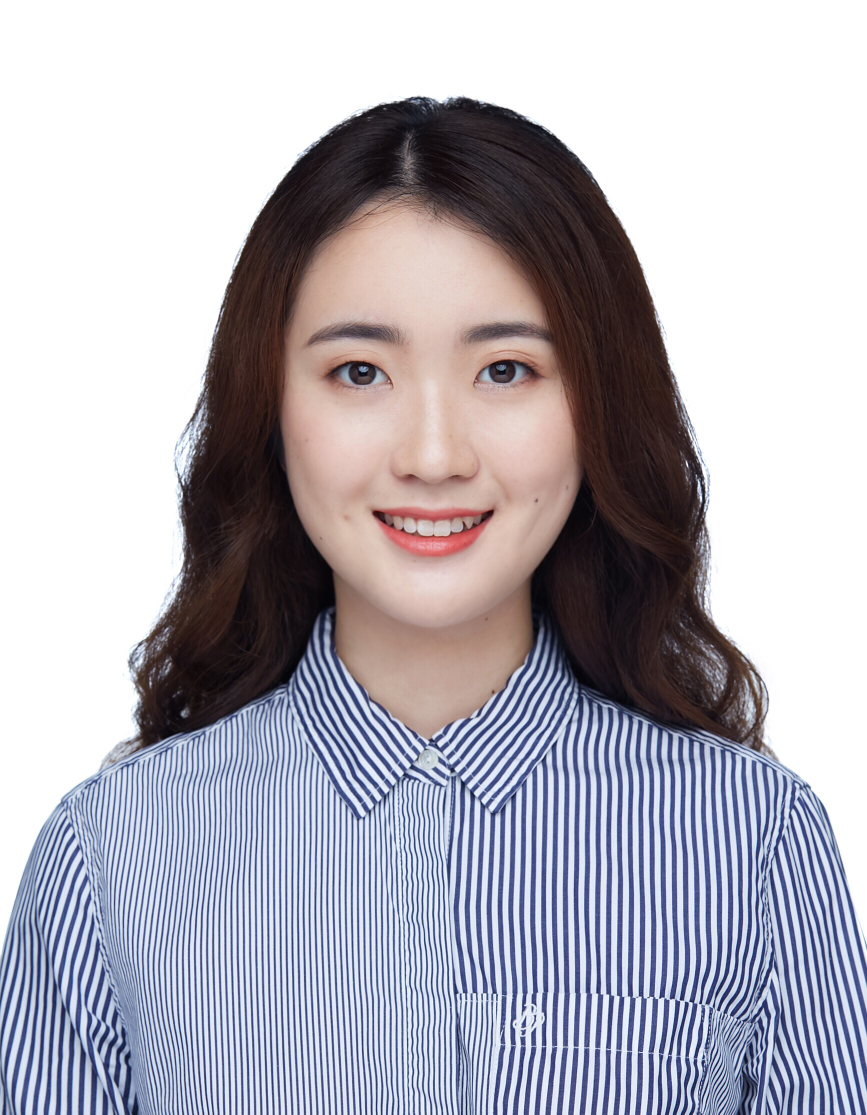
#> input picture meiyan/san.jpg, 1734 x 2229 px (shown at 1/2 size)
$ python shoulian.py
#> lines starting #> are read from the running program, lines starting #| are printed output that depends on the picture; after the words box and inside, x2 and y2 are one past the last pixel; in counts of white or black regions, pixels touching at a corner belong together
# coding=utf-8

# 瘦脸算法的原理:
    # shader(纹理) 对像素位置进行偏移来实现对脸部区域的放大缩小：根据特定的坐标映射关系,对应原始和变换后的坐标.
    # 根据目的坐标, 算法原始坐标. 使用插值等手法, 或者原始坐标处的像素值, 然后赋值给目的坐标.


# https://blog.csdn.net/qq_14845119/article/details/121500720

import cv2
import math
import numpy as np
import imageio

def localTranslationWarpFastWithStrength(srcImg, startX, startY, endX, endY, radius, strength):
    ddradius = float(radius * radius)
    copyImg = np.zeros(srcImg.shape, np.uint8)
    copyImg = srcImg.copy()

    maskImg = np.zeros(srcImg.shape[:2], np.uint8)
    cv2.circle(maskImg, (startX, startY), math.ceil(radius), (255, 255, 255), -1)

    K0 = 100/strength

    # 计算公式中的|m-c|^2
    ddmc_x = (endX - startX) * (endX - startX)
    ddmc_y = (endY - startY) * (endY - startY)
    H, W, _ = srcImg.shape

    mapX = np.vstack([np.arange(W).astype(np.float32).reshape(1, -1)] * H)
    mapY = np.hstack([np.arange(H).astype(np.float32).reshape(-1, 1)] * W)

    distance_x = (mapX - startX) * (mapX - startX)
    distance_y = (mapY - startY) * (mapY - startY)
    distance = distance_x + distance_y
    K1 = np.sqrt(distance)
    ratio_x = (ddradius - distance_x) / (ddradius - distance_x + K0 * ddmc_x)
    ratio_y = (ddradius - distance_y) / (ddradius - distance_y + K0 * ddmc_y)
    ratio_x = ratio_x * ratio_x
    ratio_y = ratio_y * ratio_y

    UX = mapX - ratio_x * (endX - startX) * (1 - K1/radius)
    UY = mapY - ratio_y * (endY - startY) * (1 - K1/radius)

    np.copyto(UX, mapX, where=maskImg == 0)
    np.copyto(UY, mapY, where=maskImg == 0)
    UX = UX.astype(np.float32)
    UY = UY.astype(np.float32)
    # cv2.remap()重映射: 把一幅图像内的像素点放置到另外一幅图像内的指定位置
    copyImg = cv2.remap(srcImg, UX, UY, interpolation=cv2.INTER_LINEAR)

    return copyImg


image = cv2.imread("./san.jpg")
#> image is the input picture: shape (2229, 1734, 3); mean B, G, R 185.4, 176.1, 178.4
image = image[:, :, ::-1]  # BGR2RGB
processed_image = image.copy()
# [4 lines of commented-out code are left out]
startX_left, startY_left, endX_left, endY_left = 669, 963, 865, 833
startX_right, startY_right, endX_right, endY_right = 1075, 955, 865, 833

# 想要瘦脸得明显, 这俩参数放大即可.
radius = 50
strength = 100

# 瘦左边脸
processed_image = localTranslationWarpFastWithStrength(processed_image, startX_left, startY_left, endX_left, endY_left, radius, strength)
#> in localTranslationWarpFastWithStrength, `cv2.circle(maskImg, (startX, startY), math.ceil(radius), (255, 255, 25..`:
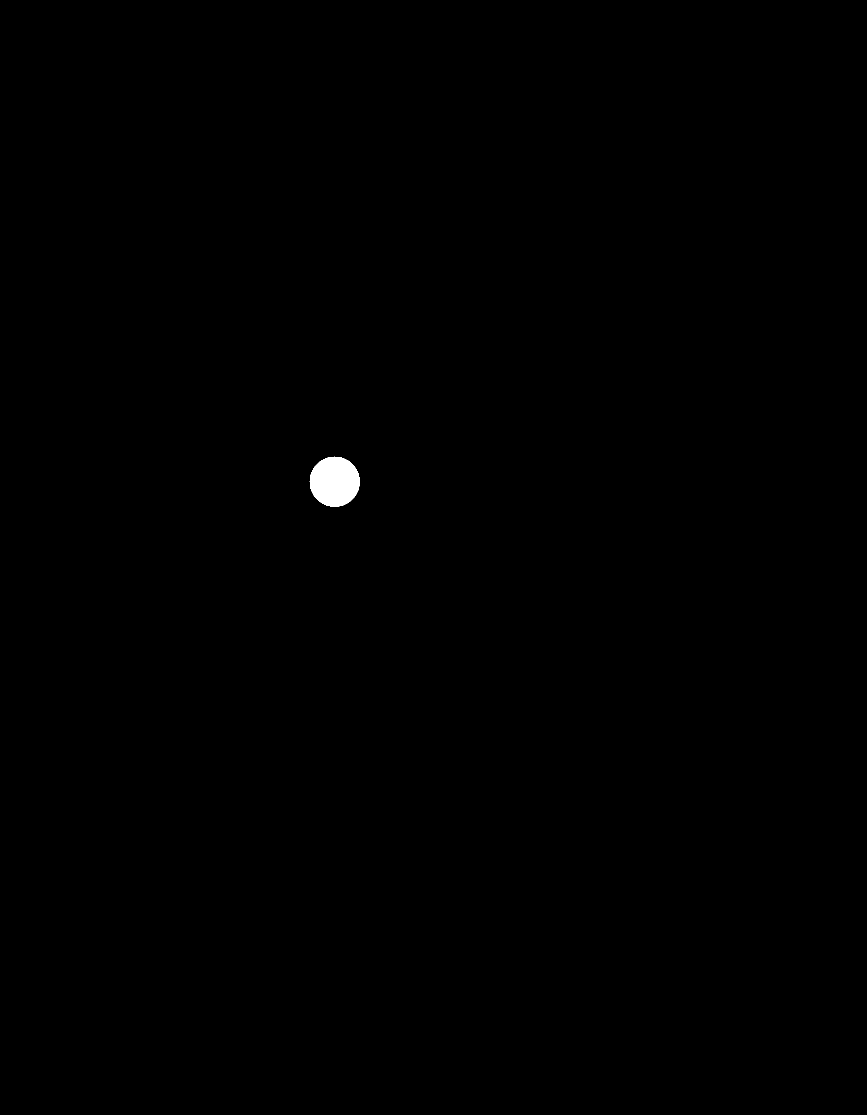
#> maskImg: shape (2229, 1734) (shown at 1/2 size); 0.2% white; 1 white region, box (x1, y1, x2, y2) and area: (619, 913, 720, 1014) 7845
#> in localTranslationWarpFastWithStrength, `np.copyto(UX, mapX, where=maskImg == 0)`:
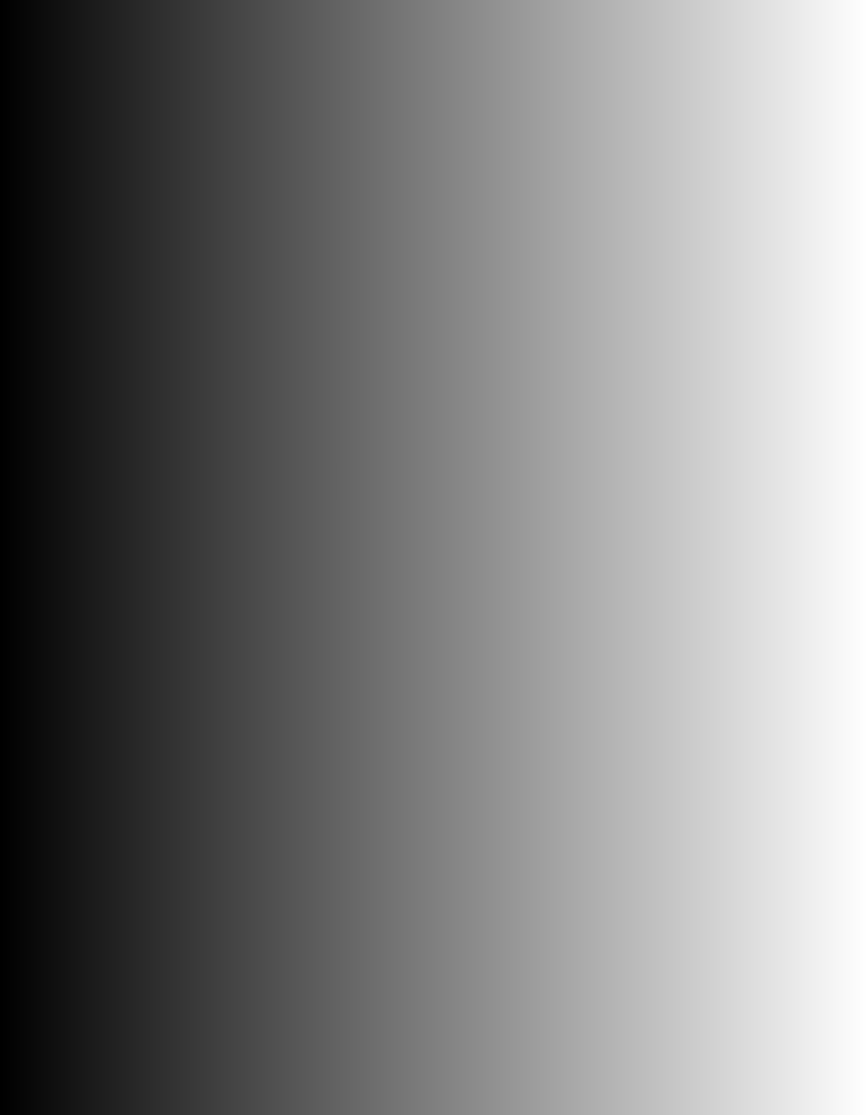
#> UX: shape (2229, 1734) float32 (shown at 1/2 size); min 0, max 1733, mean 866.5; drawn with min black and max white
#> in localTranslationWarpFastWithStrength, `np.copyto(UY, mapY, where=maskImg == 0)`:
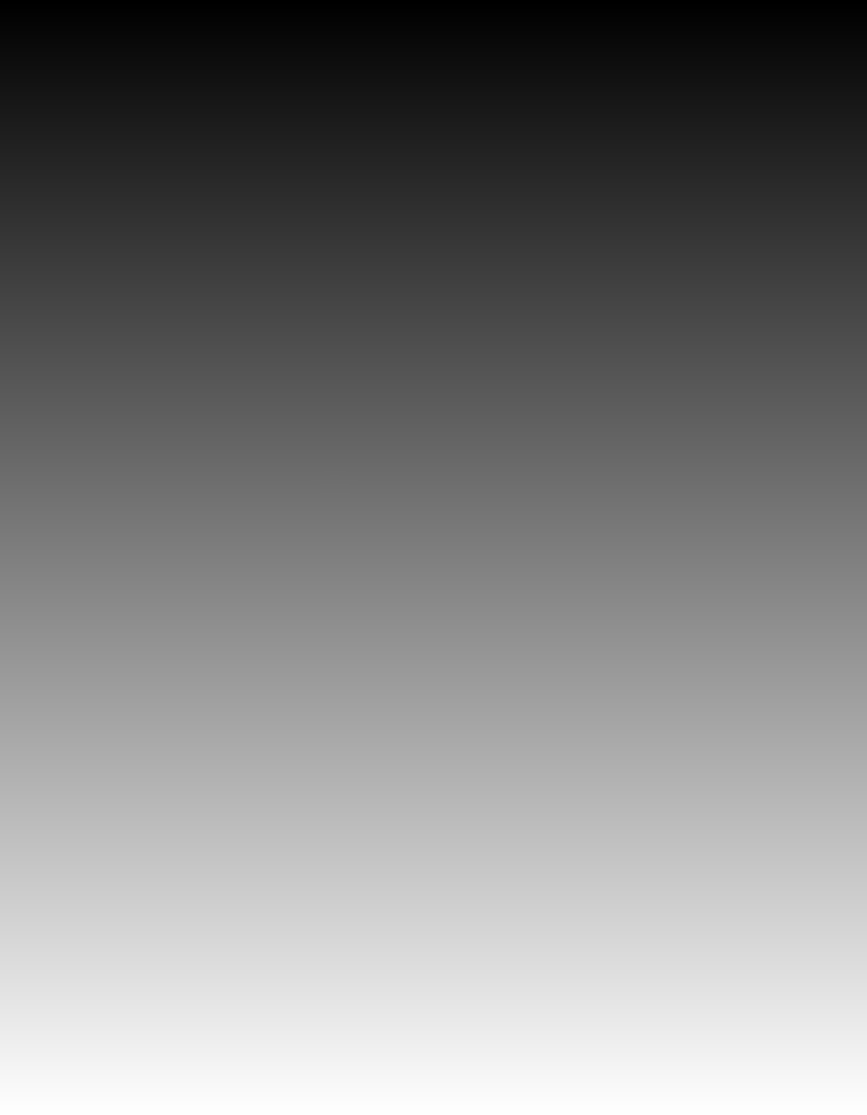
#> UY: shape (2229, 1734) float32 (shown at 1/2 size); min 0, max 2228, mean 1114; drawn with min black and max white
# 瘦右边脸
processed_image = localTranslationWarpFastWithStrength(processed_image, startX_right, startY_right, endX_right, endY_right, radius, strength)
#> call 2 of localTranslationWarpFastWithStrength, with startX = 1075, startY = 955, endX = 865, endY = 833, radius = 50, strength = 100
#> in localTranslationWarpFastWithStrength (call 2), `cv2.circle(maskImg, (startX, startY), math.ceil(radius), (255, 255, 25..`: maskImg: shape (2229, 1734); 0.2% white; 1 white region, box (x1, y1, x2, y2) and area: (1025, 905, 1126, 1006) 7845
#> in localTranslationWarpFastWithStrength (call 2), `K1 = np.sqrt(distance)`:
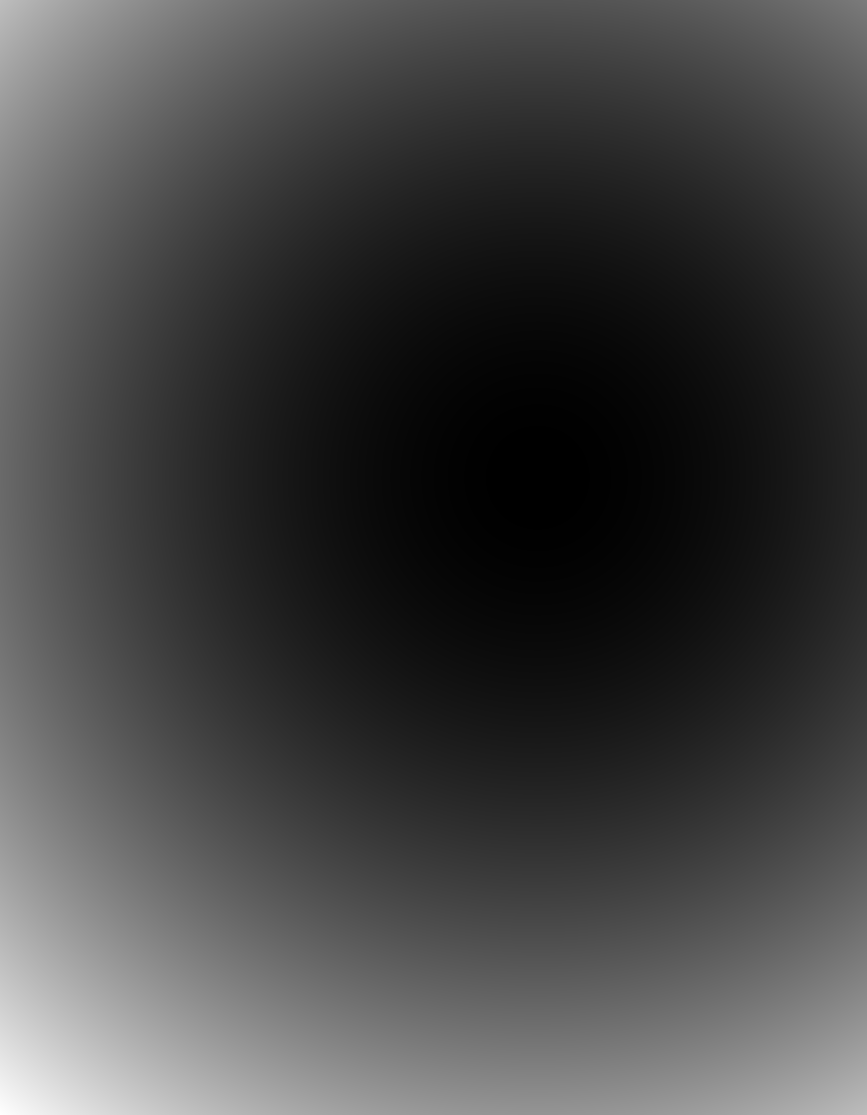
#> distance: shape (2229, 1734) float32 (shown at 1/2 size); min 0, max 2776154, mean 733352.7; drawn with min black and max white
cv2.imwrite("./san_thin.jpg", processed_image[:, :, ::-1])

# 把瘦脸前后的图合并成gif
imageio.mimwrite('./san.gif', [image, processed_image], duration=0.35)


# startX_left, startY_left, endX_left, endY_left, startX_right, startY_right, endX_right, endY_right
point_size = 1
point_color = [(0, 0, 255),(0, 255, 0),(255, 0, 0),(128, 0, 128)]  # bgr
thickness = 4

coordinates = [[startX_left, startY_left], [endX_left, endY_left], [startX_right, startY_right], [endX_right, endY_right]]
imgs = [image.copy(), image.copy(), image.copy(), image.copy()]
for ind, coor in enumerate(coordinates):
    print(coor)
    cv2.circle(imgs[ind], (int(coor[0]),int(coor[1])), point_size, point_color[ind], thickness)
imageio.mimwrite('./points.gif', imgs, duration=0.35)

$ run again, with meiyan/0.jpg copied over meiyan/san.jpg
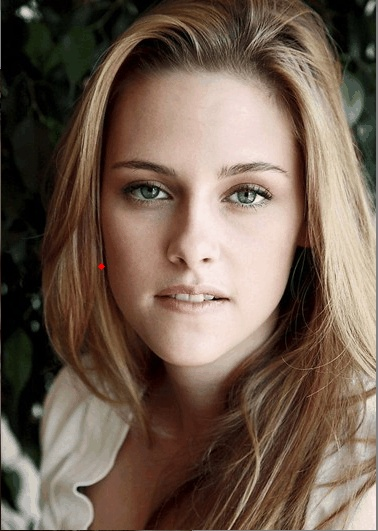
#> input picture meiyan/0.jpg, 378 x 531 px
#> image is the input picture: shape (531, 378, 3); mean B, G, R 79.9, 93.8, 112.7
#> maskImg: shape (531, 378); every value is 0
#> in localTranslationWarpFastWithStrength, `K1 = np.sqrt(distance)`:
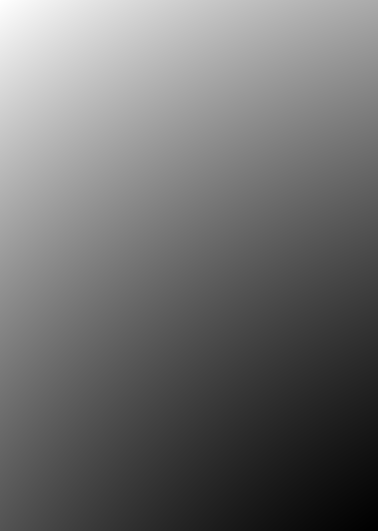
#> distance: shape (531, 378) float32; min 272753, max 1374930, mean 753487.8; drawn with min black and max white
#> in localTranslationWarpFastWithStrength (call 2), `K1 = np.sqrt(distance)`:
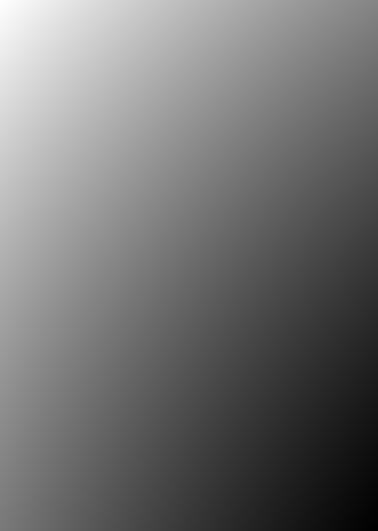
#> distance: shape (531, 378) float32; min 667829, max 2067650, mean 1297385.6; drawn with min black and max white
